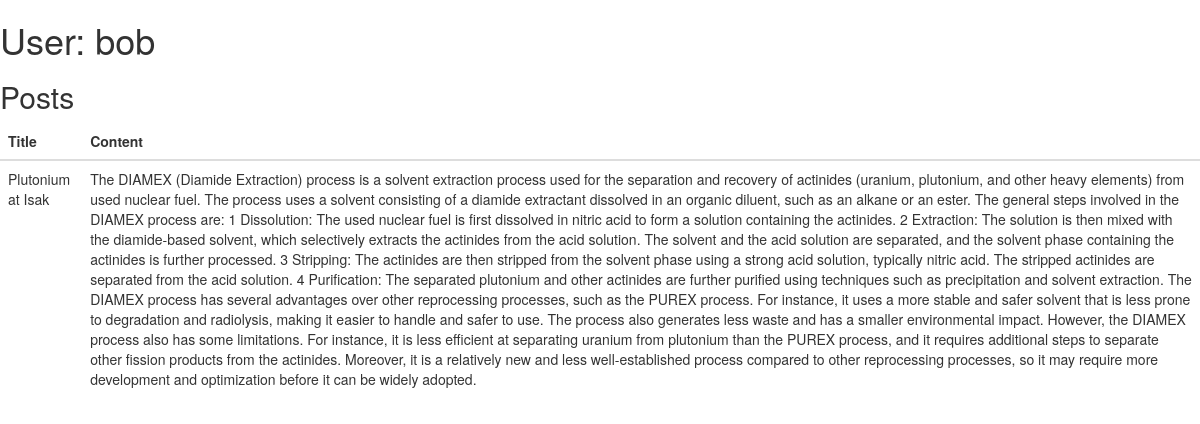
Page /user/bob on the committed database.
### db_schema.py (models this page shows)
class User(Base):
    __tablename__ = 'user'
    id = Column(Integer, primary_key=True)
    username = Column(String)
    password = Column(String)
    role = Column(String, default='user')
    posts = relationship("Post", backref="user")

class Post(Base):
    __tablename__ = 'post'
    id = Column(Integer, primary_key=True)
    title = Column(String)
    content = Column(String)
    tags = Column(String)
    datetime = Column(String)
    rating = Column(Integer)
    file_names = Column(String)
    user_id = Column(Integer, ForeignKey('user.id', ondelete='CASCADE'))

### main.py (the view)
@app.route('/user/<username>', methods=['GET', 'POST'])
def user(username):
    db = DatabaseHandler()
    user_id = db.get_user_by_username(username).id
    posts = db.get_posts_by_user_id(user_id)
    db.close()
    return render_template('user.html', posts=posts, username=username)

### db_handler.py (called while the page is built)
    def close(self):
        self.session.close()

    def get_posts_by_user_id(self, post_id):
        return self.session.query(Post).filter_by(id=post_id).all()

    def get_user_by_username(self, username):
        return self.session.query(User).filter_by(username=username).first()

### templates/user.html (shortened to what this page needs)
<!DOCTYPE html>
<html lang="en">
<head>
    <link rel="stylesheet" href="https://maxcdn.bootstrapcdn.com/bootstrap/3.4.1/css/bootstrap.min.css">
</head>
<body>
    <h1>User: {{ username }}</h1>
    <h2>Posts</h2>
    <table class="table">
        <thead>
            <tr>
                <th>Title</th>
                <th>Content</th>
            </tr>
        </thead>
        {% for post in posts %}
        <tr>
            <td>{{ post.title }}</td>
            <td>{{ post.content }}</td>
        </tr>
        {% endfor %}
    </table>

### rows in the picture
User: username "bob"
Post: title "Plutonium at Isak", content "The DIAMEX (Diamide Extraction) process is a solvent extraction process used for the separation and recovery of actinides (uranium, plutonium, and other heavy elements) from used nuclear fuel. The process uses a solvent consisting of a diamide extractant dissolved in an organic diluent, such as an alkane or an ester. The general steps involved in the DIAMEX process are: 1 Dissolution: The used nuclear fuel is first dissolved in nitric acid to form a solution containing the actinides. 2 Extraction: The solution is then mixed with the diamide-based solvent, which selectively extracts the actinides from the acid solution. The solvent and the acid solution are separated, and the solvent phase…"
